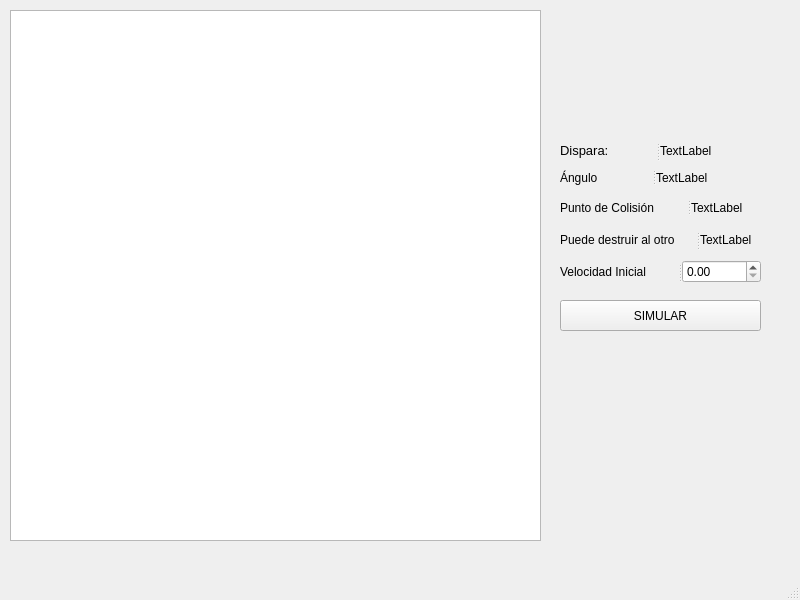
<?xml version="1.0" encoding="UTF-8"?>
<ui version="4.0">
 <class>MainWindow</class>
 <widget class="QMainWindow" name="MainWindow">
  <property name="geometry">
   <rect>
    <x>0</x>
    <y>0</y>
    <width>800</width>
    <height>600</height>
   </rect>
  </property>
  <property name="minimumSize">
   <size>
    <width>800</width>
    <height>600</height>
   </size>
  </property>
  <property name="maximumSize">
   <size>
    <width>800</width>
    <height>600</height>
   </size>
  </property>
  <property name="windowTitle">
   <string>MainWindow</string>
  </property>
  <widget class="QWidget" name="centralwidget">
   <widget class="QGraphicsView" name="graphicsView">
    <property name="geometry">
     <rect>
      <x>10</x>
      <y>10</y>
      <width>531</width>
      <height>531</height>
     </rect>
    </property>
    <property name="maximumSize">
     <size>
      <width>600</width>
      <height>571</height>
     </size>
    </property>
   </widget>
   <widget class="QPushButton" name="pushButton">
    <property name="geometry">
     <rect>
      <x>830</x>
      <y>80</y>
      <width>161</width>
      <height>21</height>
     </rect>
    </property>
    <property name="text">
     <string>SIMULAR</string>
    </property>
   </widget>
   <widget class="QPushButton" name="pushButton_2">
    <property name="geometry">
     <rect>
      <x>560</x>
      <y>300</y>
      <width>201</width>
      <height>31</height>
     </rect>
    </property>
    <property name="text">
     <string>SIMULAR</string>
    </property>
   </widget>
   <widget class="QSplitter" name="splitter_4">
    <property name="geometry">
     <rect>
      <x>560</x>
      <y>260</y>
      <width>201</width>
      <height>23</height>
     </rect>
    </property>
    <property name="orientation">
     <enum>Qt::Horizontal</enum>
    </property>
    <widget class="QLabel" name="label">
     <property name="text">
      <string>Velocidad Inicial</string>
     </property>
    </widget>
    <widget class="QDoubleSpinBox" name="doubleSpinBox"/>
   </widget>
   <widget class="QSplitter" name="splitter">
    <property name="geometry">
     <rect>
      <x>560</x>
      <y>140</y>
      <width>201</width>
      <height>21</height>
     </rect>
    </property>
    <property name="orientation">
     <enum>Qt::Horizontal</enum>
    </property>
    <widget class="QLabel" name="label_4">
     <property name="font">
      <font>
       <pointsize>10</pointsize>
      </font>
     </property>
     <property name="text">
      <string>Dispara:</string>
     </property>
    </widget>
    <widget class="QLabel" name="label_5">
     <property name="text">
      <string>TextLabel</string>
     </property>
    </widget>
   </widget>
   <widget class="QSplitter" name="splitter_2">
    <property name="geometry">
     <rect>
      <x>560</x>
      <y>170</y>
      <width>221</width>
      <height>16</height>
     </rect>
    </property>
    <property name="orientation">
     <enum>Qt::Horizontal</enum>
    </property>
    <widget class="QLabel" name="label_2">
     <property name="text">
      <string>Ángulo</string>
     </property>
    </widget>
    <widget class="QLabel" name="label_6">
     <property name="text">
      <string>TextLabel</string>
     </property>
    </widget>
   </widget>
   <widget class="QSplitter" name="splitter_5">
    <property name="geometry">
     <rect>
      <x>560</x>
      <y>230</y>
      <width>201</width>
      <height>20</height>
     </rect>
    </property>
    <property name="orientation">
     <enum>Qt::Horizontal</enum>
    </property>
    <widget class="QLabel" name="label_8">
     <property name="text">
      <string>Puede destruir al otro</string>
     </property>
    </widget>
    <widget class="QLabel" name="label_9">
     <property name="text">
      <string>TextLabel</string>
     </property>
    </widget>
   </widget>
   <widget class="QSplitter" name="splitter_3">
    <property name="geometry">
     <rect>
      <x>560</x>
      <y>200</y>
      <width>201</width>
      <height>16</height>
     </rect>
    </property>
    <property name="orientation">
     <enum>Qt::Horizontal</enum>
    </property>
    <widget class="QLabel" name="label_3">
     <property name="text">
      <string>Punto de Colisión</string>
     </property>
    </widget>
    <widget class="QLabel" name="label_7">
     <property name="text">
      <string>TextLabel</string>
     </property>
    </widget>
   </widget>
  </widget>
  <widget class="QMenuBar" name="menubar">
   <property name="geometry">
    <rect>
     <x>0</x>
     <y>0</y>
     <width>800</width>
     <height>20</height>
    </rect>
   </property>
  </widget>
  <widget class="QStatusBar" name="statusbar"/>
 </widget>
 <resources/>
 <connections/>
</ui>
